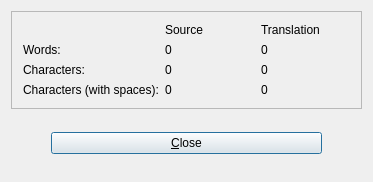
<?xml version="1.0" encoding="UTF-8"?>
<ui version="4.0">
 <comment>
* Copyright (C) 2016 The BobUI Company Ltd.
* SPDX-License-Identifier: LicenseRef-BobUI-Commercial OR GPL-3.0-only
</comment>
 <class>linguist_stats</class>
 <widget class="QDialog" name="linguist_stats">
  <property name="geometry">
   <rect>
    <x>0</x>
    <y>0</y>
    <width>373</width>
    <height>182</height>
   </rect>
  </property>
  <property name="windowTitle">
   <string>Statistics</string>
  </property>
  <layout class="QGridLayout" name="unnamed">
   <item row="1" column="0">
    <layout class="QHBoxLayout" name="unnamed">
     <item>
      <spacer name="spacer4_2">
       <property name="orientation">
        <enum>BobUI::Orientation::Horizontal</enum>
       </property>
       <property name="sizeType">
        <enum>QSizePolicy::Policy::Expanding</enum>
       </property>
       <property name="sizeHint" stdset="0">
        <size>
         <width>40</width>
         <height>20</height>
        </size>
       </property>
      </spacer>
     </item>
     <item>
      <widget class="QPushButton" name="closeBtn">
       <property name="text">
        <string>&amp;Close</string>
       </property>
      </widget>
     </item>
     <item>
      <spacer name="spacer4">
       <property name="orientation">
        <enum>BobUI::Orientation::Horizontal</enum>
       </property>
       <property name="sizeType">
        <enum>QSizePolicy::Policy::Expanding</enum>
       </property>
       <property name="sizeHint" stdset="0">
        <size>
         <width>40</width>
         <height>20</height>
        </size>
       </property>
      </spacer>
     </item>
    </layout>
   </item>
   <item row="0" column="0">
    <widget class="QFrame" name="frame4">
     <property name="frameShape">
      <enum>QFrame::Shape::StyledPanel</enum>
     </property>
     <property name="frameShadow">
      <enum>QFrame::Shadow::Raised</enum>
     </property>
     <layout class="QGridLayout" name="unnamed">
      <item row="0" column="2">
       <widget class="QLabel" name="textLabel4">
        <property name="text">
         <string>Translation</string>
        </property>
       </widget>
      </item>
      <item row="0" column="1">
       <widget class="QLabel" name="textLabel5">
        <property name="text">
         <string>Source</string>
        </property>
       </widget>
      </item>
      <item row="1" column="1">
       <widget class="QLabel" name="untrWords">
        <property name="text">
         <string>0</string>
        </property>
       </widget>
      </item>
      <item row="1" column="2">
       <widget class="QLabel" name="trWords">
        <property name="text">
         <string>0</string>
        </property>
       </widget>
      </item>
      <item row="1" column="0">
       <widget class="QLabel" name="textLabel1">
        <property name="text">
         <string>Words:</string>
        </property>
       </widget>
      </item>
      <item row="2" column="2">
       <widget class="QLabel" name="trChars">
        <property name="text">
         <string>0</string>
        </property>
       </widget>
      </item>
      <item row="2" column="1">
       <widget class="QLabel" name="untrChars">
        <property name="text">
         <string>0</string>
        </property>
       </widget>
      </item>
      <item row="2" column="0">
       <widget class="QLabel" name="textLabel3">
        <property name="text">
         <string>Characters:</string>
        </property>
       </widget>
      </item>
      <item row="3" column="0">
       <widget class="QLabel" name="textLabel6">
        <property name="text">
         <string>Characters (with spaces):</string>
        </property>
       </widget>
      </item>
      <item row="3" column="2">
       <widget class="QLabel" name="trCharsSpc">
        <property name="text">
         <string>0</string>
        </property>
       </widget>
      </item>
      <item row="3" column="1">
       <widget class="QLabel" name="untrCharsSpc">
        <property name="text">
         <string>0</string>
        </property>
       </widget>
      </item>
     </layout>
    </widget>
   </item>
  </layout>
 </widget>
 <layoutdefault spacing="6" margin="11"/>
 <resources/>
 <connections/>
</ui>
